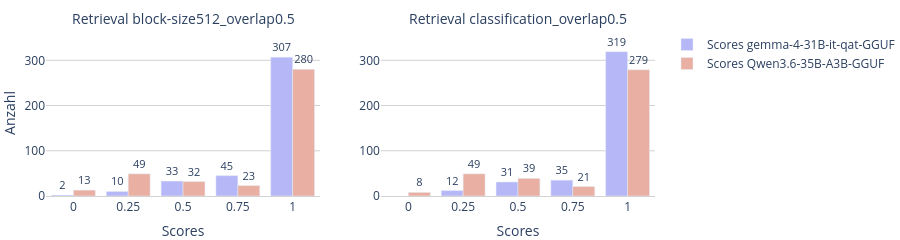
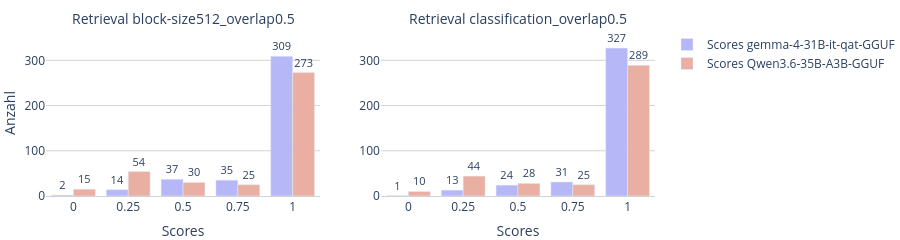

The notebook cell saved with these charts, in order:
### Markdown cell above
Für den überwiegenden Teil der Antworten beider Generator-Modelle wurde die volle Punktzahl vergeben, die Abbildung zeigt aber lediglich die Häufigkeiten der Scores für die verwendeten Segmentierungsverfahren und gibt keine Auskunft darüber, ob es sich jeweils um die Bewertung der gleichen Antworten handelt.

### Code cell
# Scores 1/3 und 2/3 ausschließen
# Daten nach generator_model, judge_model, retrieval gruppieren und scores zählen
df_group = (
    df.drop(df.loc[~df['scores'].isin([0.0, 0.25, 0.5, 0.75, 1.0])].index)
    .groupby(by=['retrieval', 'generator_model', 'judge_model'])['scores']
    .value_counts()
    .reset_index()
    #.sort_values(['generator_model', 'judge_model', 'retrieval', 'scores'])
)

# Segmentierungsverfahren für Retrieval
for r in range(len(retrieval)):
    fig = make_subplots(1, 2, subplot_titles=[f'Retrieval {retrieval[r]}' for r in range(len(retrieval))])
    # Generator-Modell
    for m_g in [0, 1]:
        model_name = config.models['generation'][m_g][config.models['generation'][m_g].index('/') + 1:]
        # Judge-Modell
        for m_j in [0, 1]:
            judge_model_name = config.models['judge'][m_j][config.models['judge'][m_j].index('/') + 1:config.models['judge'][m_j].index(':')]
            y = df_group.loc[(df_group['judge_model'] == judge_model_name) & (df_group['generator_model'] == model_name) & (df_group['retrieval'] == retrieval[r]), 'count']
            # Bar-Plot hinzufügen
            fig.add_trace(go.Bar(
                x=df_group.loc[(df_group['judge_model'] == judge_model_name) & (df_group['generator_model'] == model_name) & (df_group['retrieval'] == retrieval[r]), 'scores'], 
                y=y,
                name=f'Scores {judge_model_name}', 
                text=y,
                textposition='outside',#auto
                textfont={'size': 11},
                marker={'color': model_colors[m_j]},
                showlegend=False#, category_orders=category_orders
            ), row=1, col=m_g+1)

    #fig.update_yaxes(showgrid=True, gridwidth=1, gridcolor='LightGrey', title=yaxes['title'])
    #fig.update_xaxes(showline=True, linewidth=1, linecolor='LightGrey', title=xaxes['title'])
    
    # Achsen formatieren
    fig['layout']['yaxis']['showgrid'] = True
    fig['layout']['yaxis']['gridwidth'] = 1
    fig['layout']['yaxis']['gridcolor'] = 'LightGrey'
    fig['layout']['yaxis']['title']['text'] = 'Anzahl'
    fig['layout']['yaxis']['range'] = [0, df_group['count'].max() + 40]
    
    fig['layout']['xaxis']['showline'] = True
    fig['layout']['xaxis']['linewidth'] = 1
    fig['layout']['xaxis']['linecolor'] = 'LightGrey'
    fig['layout']['xaxis']['title']['text'] = 'Scores'
    #fig['layout']['xaxis']['tickvals'] = [0.0, 0.25, 1/3, 0.5, 2/3, 0.75, 1.0]
    fig['layout']['xaxis']['dtick'] = 0.25
    
    fig['layout']['yaxis2']['showgrid'] = True
    fig['layout']['yaxis2']['gridwidth'] = 1
    fig['layout']['yaxis2']['gridcolor'] = 'LightGrey'
    fig['layout']['yaxis2']['range'] = [0, df_group['count'].max() + 40]
    
    fig['layout']['xaxis2']['showline'] = True
    fig['layout']['xaxis2']['linewidth'] = 1
    fig['layout']['xaxis2']['linecolor'] = 'LightGrey'
    fig['layout']['xaxis2']['title']['text'] = 'Scores'
    fig['layout']['xaxis2']['dtick'] = 0.25
    
    fig.update_layout(
        width=900,
        height=225,
        plot_bgcolor='rgba(255, 255, 255, 1.0)', 
        paper_bgcolor='rgba(255, 255, 255, 1.0)', 
        margin={'l':0, 'b':0, 'r':0, 't':30},
        #showlegend=True,
        boxmode='group',
        #boxgroupgap=0.0, 
        #boxgap=0.1
    )
    
    fig.update_annotations(font={'size': 14})#
    
    fig['data'][0]['showlegend'] = True
    fig['data'][1]['showlegend'] = True
    
    #fig['layout']['yaxis']['title']['font']['size'] = 14
    #fig['layout']['yaxis3']['title']['font']['size'] = 14
    
    fig.show()

### Figure 1 — Plotly figure (JSON) as saved in the notebook; plotly's stock layout.template omitted (floating-point values rounded to 4 significant figures)
{"data": [{"marker": {"color": "#B6B7F7"}, "name": "Scores gemma-4-31B-it-qat-GGUF", "showlegend": true, "text": [307.0, 45.0, 33.0, 10.0, 2.0], "textfont": {"size": 11}, "textposition": "outside", "type": "bar", "x": [1.0, 0.75, 0.5, 0.25, 0.0], "xaxis": "x", "y": [307, 45, 33, 10, 2], "yaxis": "y"}, {"marker": {"color": "#E9AFA2"}, "name": "Scores Qwen3.6-35B-A3B-GGUF", "showlegend": true, "text": [280.0, 49.0, 32.0, 23.0, 13.0], "textfont": {"size": 11}, "textposition": "outside", "type": "bar", "x": [1.0, 0.25, 0.5, 0.75, 0.0], "xaxis": "x", "y": [280, 49, 32, 23, 13], "yaxis": "y"}, {"marker": {"color": "#B6B7F7"}, "name": "Scores gemma-4-31B-it-qat-GGUF", "showlegend": false, "text": [319.0, 35.0, 31.0, 12.0], "textfont": {"size": 11}, "textposition": "outside", "type": "bar", "x": [1.0, 0.75, 0.5, 0.25], "xaxis": "x2", "y": [319, 35, 31, 12], "yaxis": "y2"}, {"marker": {"color": "#E9AFA2"}, "name": "Scores Qwen3.6-35B-A3B-GGUF", "showlegend": false, "text": [279.0, 49.0, 39.0, 21.0, 8.0], "textfont": {"size": 11}, "textposition": "outside", "type": "bar", "x": [1.0, 0.25, 0.5, 0.75, 0.0], "xaxis": "x2", "y": [279, 49, 39, 21, 8], "yaxis": "y2"}], "layout": {"annotations": [{"font": {"size": 14}, "showarrow": false, "text": "Retrieval block-size512_overlap0.5", "x": 0.225, "xanchor": "center", "xref": "paper", "y": 1, "yanchor": "bottom", "yref": "paper"}, {"font": {"size": 14}, "showarrow": false, "text": "Retrieval classification_overlap0.5", "x": 0.775, "xanchor": "center", "xref": "paper", "y": 1, "yanchor": "bottom", "yref": "paper"}], "boxmode": "group", "height": 225, "margin": {"b": 0, "l": 0, "r": 0, "t": 30}, "paper_bgcolor": "rgba(255, 255, 255, 1.0)", "plot_bgcolor": "rgba(255, 255, 255, 1.0)", "width": 900, "xaxis": {"anchor": "y", "domain": [0, 0.45], "dtick": 0.25, "linecolor": "LightGrey", "linewidth": 1, "showline": true, "title": {"text": "Scores"}}, "xaxis2": {"anchor": "y2", "domain": [0.55, 1], "dtick": 0.25, "linecolor": "LightGrey", "linewidth": 1, "showline": true, "title": {"text": "Scores"}}, "yaxis": {"anchor": "x", "domain": [0, 1], "gridcolor": "LightGrey", "gridwidth": 1, "range": [0, 367], "showgrid": true, "title": {"text": "Anzahl"}}, "yaxis2": {"anchor": "x2", "domain": [0, 1], "gridcolor": "LightGrey", "gridwidth": 1, "range": [0, 367], "showgrid": true}}}

### Figure 2 — Plotly figure (JSON) as saved in the notebook; plotly's stock layout.template omitted (floating-point values rounded to 4 significant figures)
{"data": [{"marker": {"color": "#B6B7F7"}, "name": "Scores gemma-4-31B-it-qat-GGUF", "showlegend": true, "text": [309.0, 37.0, 35.0, 14.0, 2.0], "textfont": {"size": 11}, "textposition": "outside", "type": "bar", "x": [1.0, 0.5, 0.75, 0.25, 0.0], "xaxis": "x", "y": [309, 37, 35, 14, 2], "yaxis": "y"}, {"marker": {"color": "#E9AFA2"}, "name": "Scores Qwen3.6-35B-A3B-GGUF", "showlegend": true, "text": [273.0, 54.0, 30.0, 25.0, 15.0], "textfont": {"size": 11}, "textposition": "outside", "type": "bar", "x": [1.0, 0.25, 0.5, 0.75, 0.0], "xaxis": "x", "y": [273, 54, 30, 25, 15], "yaxis": "y"}, {"marker": {"color": "#B6B7F7"}, "name": "Scores gemma-4-31B-it-qat-GGUF", "showlegend": false, "text": [327.0, 31.0, 24.0, 13.0, 1.0], "textfont": {"size": 11}, "textposition": "outside", "type": "bar", "x": [1.0, 0.75, 0.5, 0.25, 0.0], "xaxis": "x2", "y": [327, 31, 24, 13, 1], "yaxis": "y2"}, {"marker": {"color": "#E9AFA2"}, "name": "Scores Qwen3.6-35B-A3B-GGUF", "showlegend": false, "text": [289.0, 44.0, 28.0, 25.0, 10.0], "textfont": {"size": 11}, "textposition": "outside", "type": "bar", "x": [1.0, 0.25, 0.5, 0.75, 0.0], "xaxis": "x2", "y": [289, 44, 28, 25, 10], "yaxis": "y2"}], "layout": {"annotations": [{"font": {"size": 14}, "showarrow": false, "text": "Retrieval block-size512_overlap0.5", "x": 0.225, "xanchor": "center", "xref": "paper", "y": 1, "yanchor": "bottom", "yref": "paper"}, {"font": {"size": 14}, "showarrow": false, "text": "Retrieval classification_overlap0.5", "x": 0.775, "xanchor": "center", "xref": "paper", "y": 1, "yanchor": "bottom", "yref": "paper"}], "boxmode": "group", "height": 225, "margin": {"b": 0, "l": 0, "r": 0, "t": 30}, "paper_bgcolor": "rgba(255, 255, 255, 1.0)", "plot_bgcolor": "rgba(255, 255, 255, 1.0)", "width": 900, "xaxis": {"anchor": "y", "domain": [0, 0.45], "dtick": 0.25, "linecolor": "LightGrey", "linewidth": 1, "showline": true, "title": {"text": "Scores"}}, "xaxis2": {"anchor": "y2", "domain": [0.55, 1], "dtick": 0.25, "linecolor": "LightGrey", "linewidth": 1, "showline": true, "title": {"text": "Scores"}}, "yaxis": {"anchor": "x", "domain": [0, 1], "gridcolor": "LightGrey", "gridwidth": 1, "range": [0, 367], "showgrid": true, "title": {"text": "Anzahl"}}, "yaxis2": {"anchor": "x2", "domain": [0, 1], "gridcolor": "LightGrey", "gridwidth": 1, "range": [0, 367], "showgrid": true}}}
